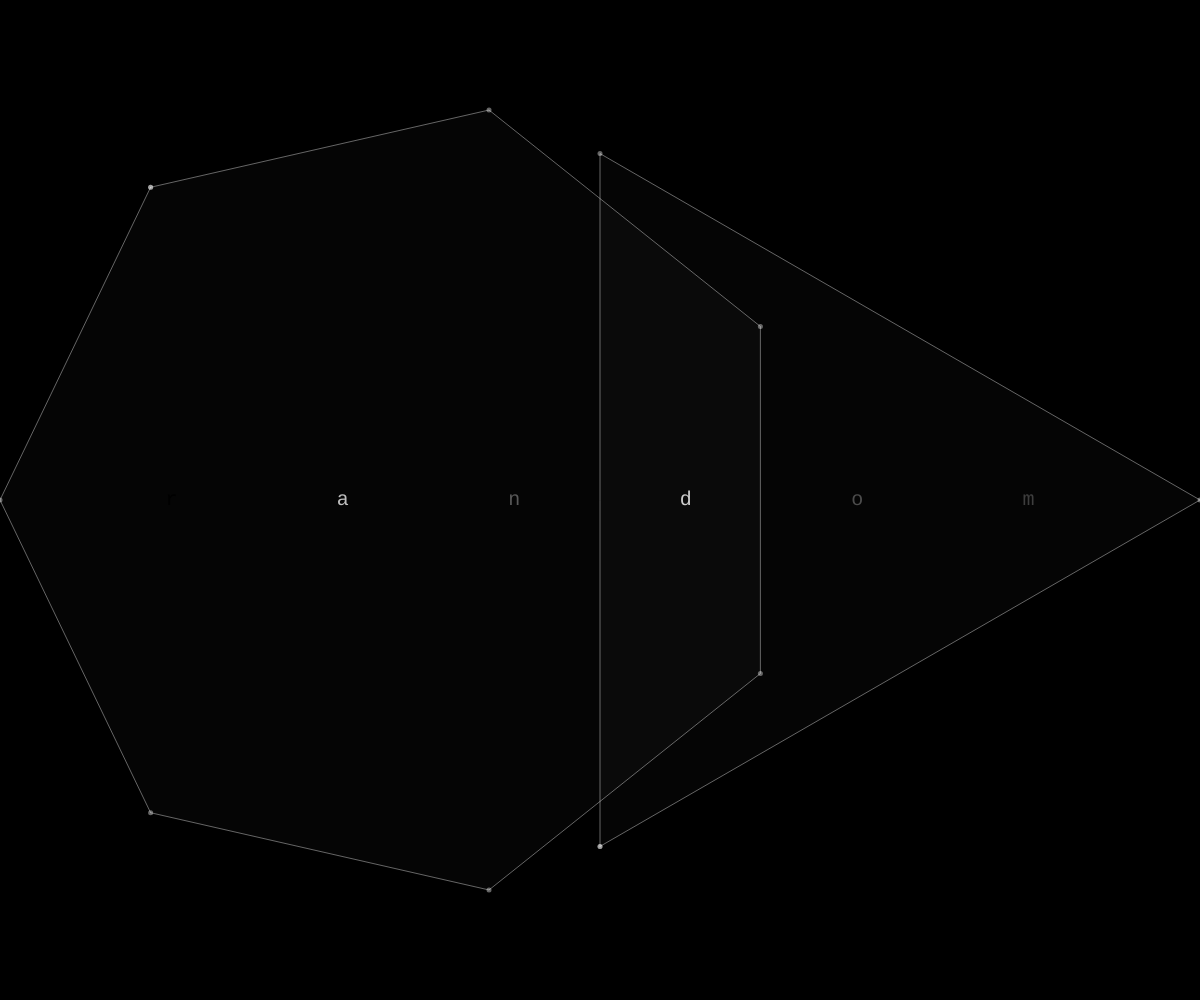
Frame 1 (no input)
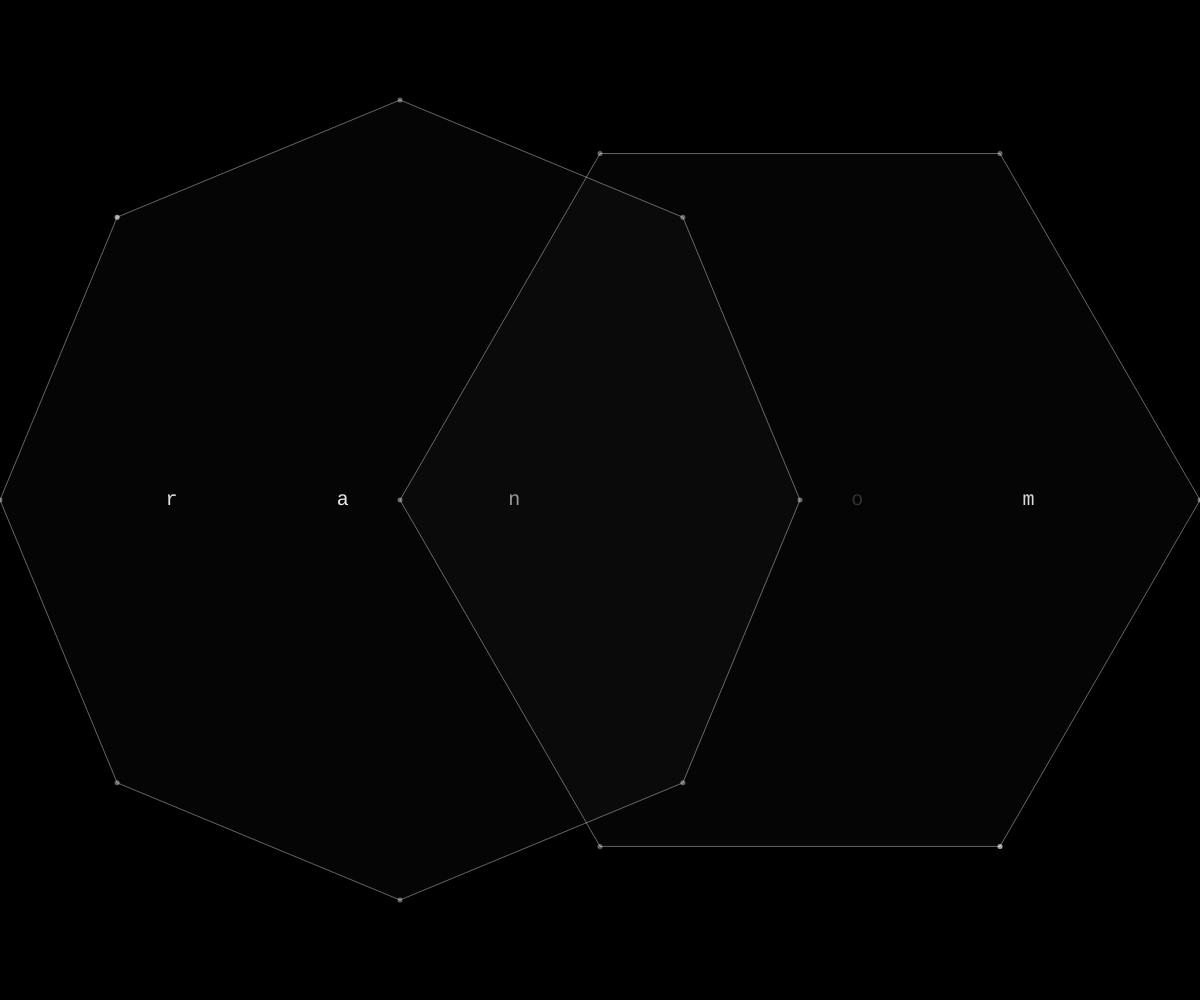
Frame 60 (no input)
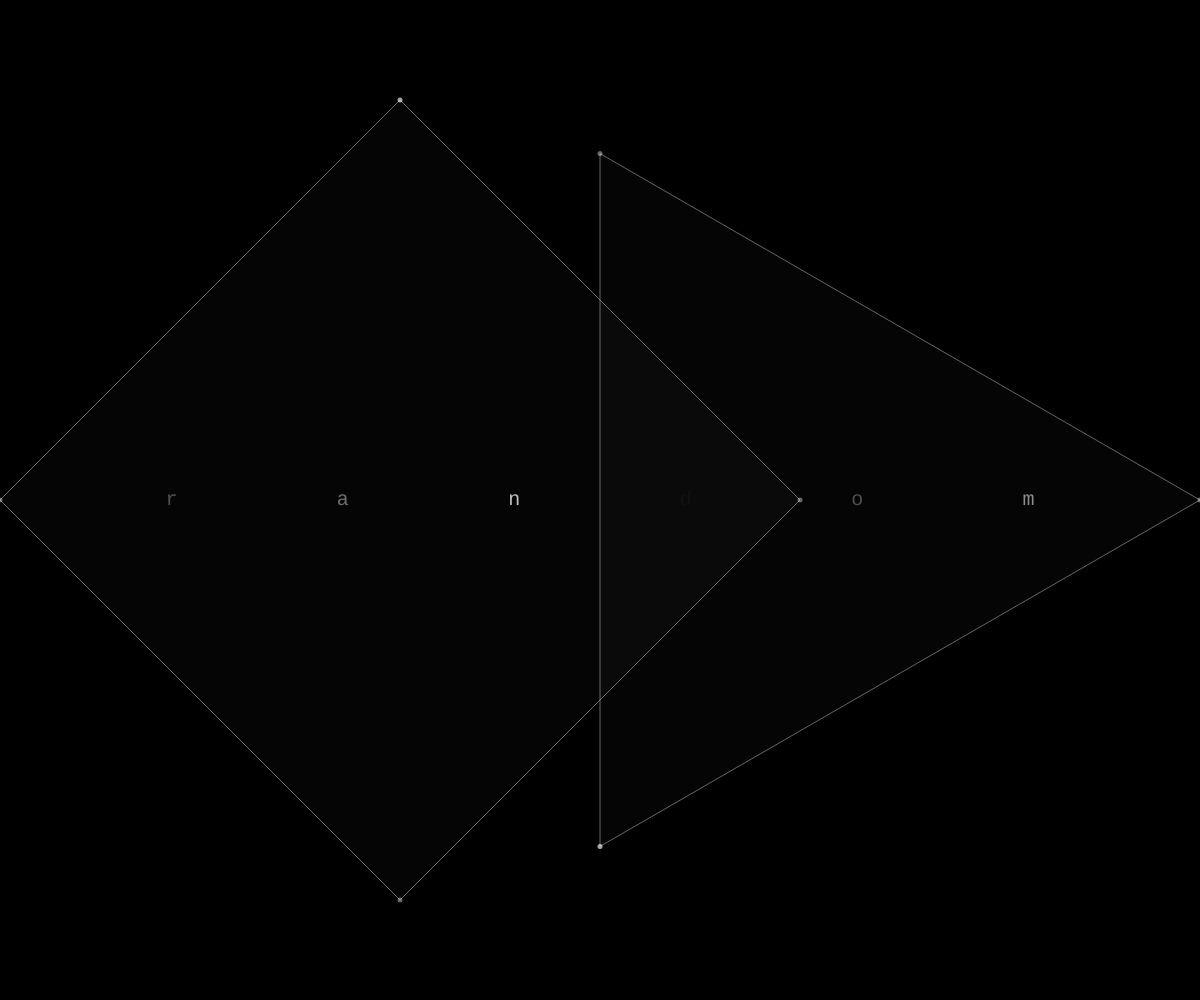
Frame 120 (the mouse pressed at the canvas centre since frame 60)

The p5.js sketch that drew these frames (run headless with seeded random() and noise() and a simulated clock; from frame 60 on, the mouse is pressed at the canvas centre):

// p5.js sketch
// ── sketch.js
function setup() {
  createCanvas(windowWidth, windowHeight);
}

function draw() {
  background(0);
  push();
  translate(width / 2 - 200, height / 2);
  rotate(PI);
  drawshape(1);
  pop();

  push();
  translate(width / 2 + 200, height / 2);
  drawshape(1);
  pop();
  let tex = ' random';
  for (let index = 1; index <= tex.length; index++) {
    textSize(20);
    textFont('Courier');
    textAlign(CENTER, CENTER);

    text(tex.substr(index, 1), (width / tex.length) * index, height / 2);
    fill(random(255));
  }
}

function drawshape(a) {
  let div = floor(random(2, 10));
  beginShape();

  for (let i = 1; i <= div + 1; i++) {
    let x = 400 * cos((TWO_PI / div) * i);
    let y = 400 * sin((TWO_PI / div) * i);
    fill(255, 5);
    strokeWeight(a);
    stroke(255, 50);
    vertex(x, y);
    drawpoint(x, y);
    strokeWeight(a);
  }
  endShape();
}

function drawpoint(x, y) {
  stroke(255, 100);
  strokeWeight(5);
  point(x, y);
}
